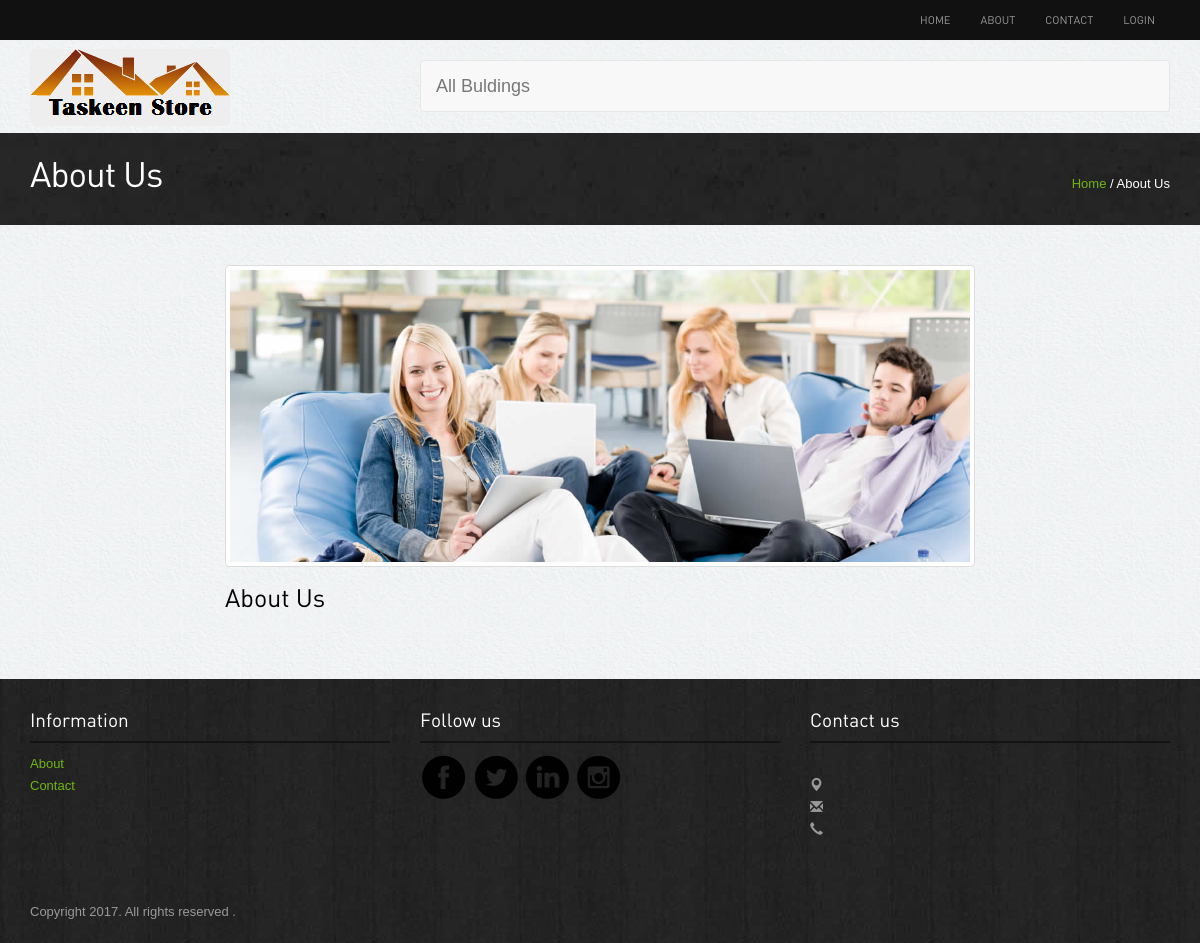
Page /about.php on the earlier database version.
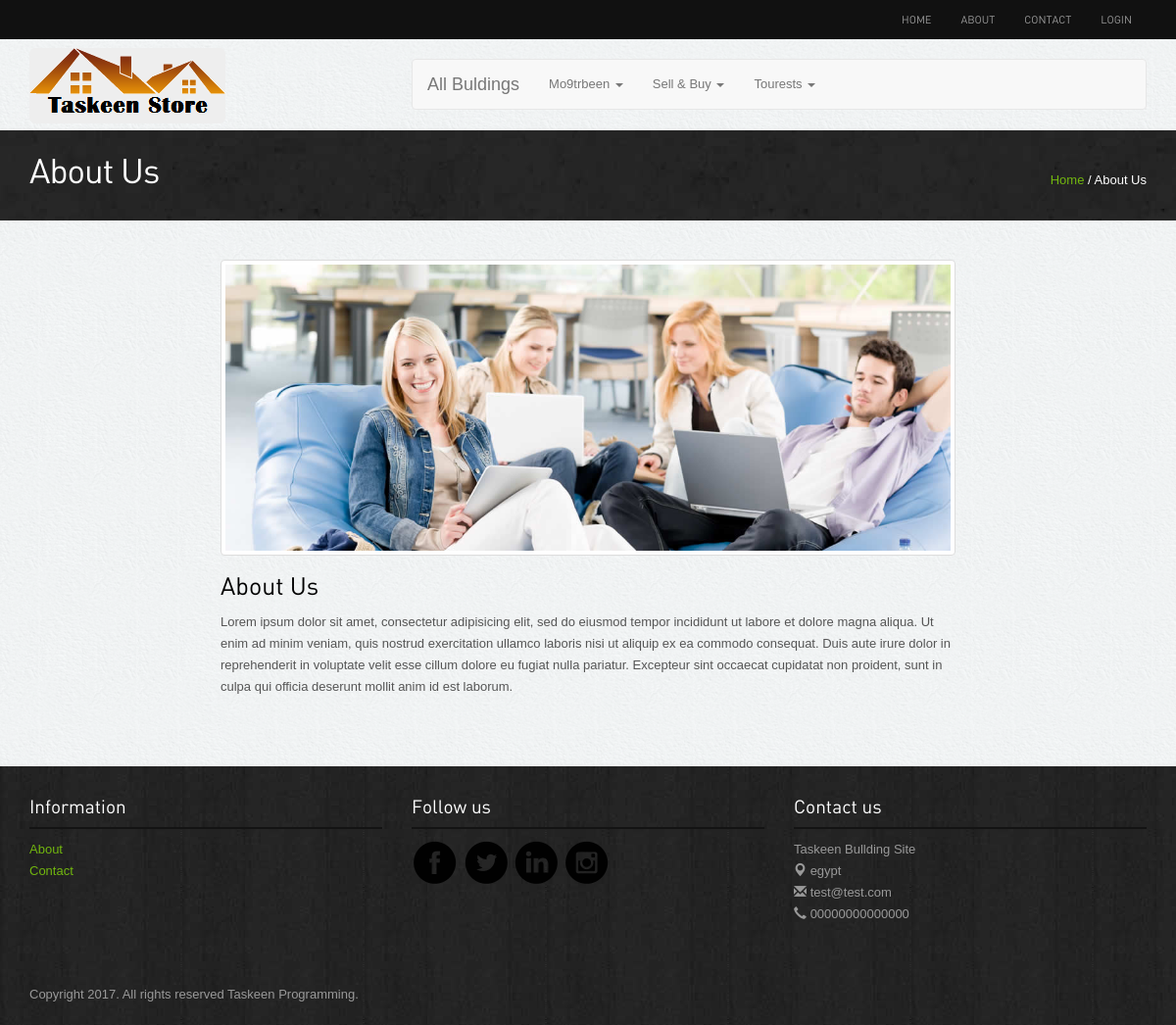
Same page on the later database version.
### tables this page shows
CREATE TABLE `categouries` (
  `id` int(11) NOT NULL,
  `name` varchar(255) NOT NULL
);

CREATE TABLE `sitesetting` (
  `id` int(11) NOT NULL,
  `slug` varchar(50) NOT NULL,
  `nameSetting` varchar(50) NOT NULL,
  `value` text NOT NULL,
  `type` tinyint(4) NOT NULL,
  `created_at` timestamp NOT NULL DEFAULT '0000-00-00 00:00:00',
  `updated_at` timestamp NOT NULL DEFAULT '0000-00-00 00:00:00'
);

### init.php (called while the page is built)
<?php
    include "connect.php";
    include "includes/functions/functions.php";
    include "includes/templates/header.php";
?>

### includes/functions/functions.php (called while the page is built, shortened)
<?php
   function getAllFrom($field, $table, $where = null, $and = null, $orderField = 'id', $ordering = 'ASC', $limit = null)
   {
      global $conn;
      $stmt = $conn->prepare("SELECT $field FROM $table $where $and ORDER BY $orderField $ordering $limit");
      $stmt->execute();
      $all = $stmt->fetchAll();
      return $all;
   }
   function getSetting($settingName = 'siteName')
   {
      global $conn;
      $stmt = $conn->prepare("SELECT value FROM sitesetting WHERE nameSetting = '$settingName'");
      $stmt->execute();
      $all = $stmt->fetch();
      return $all[0];
   }
?>

### about.php (the view, shortened to what the changed rows need)
<?php include'init.php';?>
<div class="inside-banner">
	<div class="container">
		<span class="pull-right"><a href="#">Home</a> / About Us</span>
		<h2>About Us</h2>
	</div>
</div>
<div class="container">
	<div class="spacer">
		<div class="row">
			<div class="col-lg-8 col-lg-offset-2">
				<img alt="realestate" class="img-responsive thumbnail" src="images/about.jpg">
				<h3>About Us</h3>
				<p><?php echo getSetting('siteDesc');?></p>
			</div>
		</div>
	</div>
</div>
<?php include'includes/templates/footer.php';?>

### includes/templates/header.php (shortened to what the changed rows need)
<!DOCTYPE html>
<html lang="en">
<head>
    <link rel="stylesheet" href="assets/bootstrap/css/bootstrap.css" />
    <link rel="stylesheet" href="assets/owl-carousel/owl.carousel.css">
    <link rel="stylesheet" href="assets/owl-carousel/owl.theme.css">
    <link rel="stylesheet" type="text/css" href="assets/slitslider/css/style.css" />
    <link rel="stylesheet" type="text/css" href="assets/slitslider/css/custom.css" />
    <link rel="stylesheet" type="text/css" href="assets/css/sweetalert.css" />
    <link rel="stylesheet" href="assets/css/select2.min.css"/>
    <link rel="stylesheet" href="assets/css/reset.css"/>
    <link rel="stylesheet" href="assets/css/card.css"/>
    <link rel="stylesheet" href="assets/css/AdminLTE.min.css"/>
    <link rel="stylesheet" href="assets/css/styles.css"/>
</head>
<body>
    <div class="navbar-wrapper">
        <div class="navbar-inverse" role="navigation">
            <div class="container">
                <div class="navbar-collapse  collapse">
                    <ul class="nav navbar-nav navbar-right">
                        <?php if (isset($_SESSION['user_mail'])): ?>
                           <li><a href="buldings.php">Add Free Bullding</a></li>
                           <li><a href="profile.php">profile</a></li>
                           <li><a href="logout.php">logout</a></li>
                        <?php else: ?>
                           <li><a href="#" data-target="#loginpop" data-toggle="modal">Login</a></li>
                        <?php endif; ?>
                    </ul>
                </div>
            </div>
        </div>
    </div>
    <div class="container">
        <div class="row">
            <div class="col-md-4">
              <img src="images/taskeen.png" alt="" class="img-rounded" style="margin-top: 9px;">
            </div>
            <div class="col-md-8">
                <nav class="navbar navbar-default" style="margin-top: 20px;">
                    <div class="container-fluid">
                        <div class="navbar-header">
                             <a class="navbar-brand" href="buysalerent.php">All Buldings</a>
                        </div>
                        <div class="collapse navbar-collapse" id="bs-example-navbar-collapse-1">
                            <ul class="nav navbar-nav">
                                <?php
                                $cats = getAllFrom('*', 'categouries', null, null, 'name', 'ASC', null);
                                foreach ($cats as $cat): ?>
                                    <li class="dropdown">
                                        <a href="#" class="dropdown-toggle" data-toggle="dropdown" role="button" aria-haspopup="true" aria-expanded="false"><?php echo $cat['name'] ?> <span class="caret"></span></a>
                                    </li>
                                <?php endforeach; ?>
                            </ul>
                        </div>
                    </div>
                </nav>
            </div>
        </div>
    </div>

### includes/templates/footer.php (shortened to what the changed rows need)
<div class="footer">
   <div class="container">
      <div class="row">
         <div class="col-lg-4 col-sm-3">
            <h4>Information</h4>
            <ul class="row">
               <li class="col-lg-12 col-sm-12 col-xs-3"><a href="about.php">About</a></li>
               <li class="col-lg-12 col-sm-12 col-xs-3"><a href="contact.php">Contact</a></li>
            </ul>
         </div>
            <div class="col-lg-4 col-sm-3">
               <h4>Follow us</h4>
               <a href="<?php echo getSetting('facebook');?>"><img src="images/facebook.png" alt="facebook"></a>
               <a href="<?php echo getSetting('twitter');?>"><img src="images/twitter.png" alt="twitter"></a>
               <a href="<?php echo getSetting('linkedin');?>"><img src="images/linkedin.png" alt="linkedin"></a>
               <a href="<?php echo getSetting('instgram');?>"><img src="images/instagram.png" alt="instagram"></a>
            </div>
            <div class="col-lg-4 col-sm-3">
               <h4>Contact us</h4>
               <p><b><?php echo getSetting();?></b><br>
                  <span class="glyphicon glyphicon-map-marker"></span> <?php echo getSetting('address');?> <br>
                  <span class="glyphicon glyphicon-envelope"></span> <?php echo getSetting('email');?><br>
                  <span class="glyphicon glyphicon-earphone"></span> <?php echo getSetting('sitePhone');?></p>
               </div>
            </div>
            <p class="copyright">Copyright 2017. All rights reserved <?php echo getSetting('copyright');?>.	</p>
         </div></div>
      </body>
      </html>

Differences in the rows shown:
added categouries: name "Mo9trbeen"
added categouries: name "Sell & Buy"
added categouries: name "Tourests"
added sitesetting: value "Lorem ipsum dolor sit amet, consectetur adipisicing elit, sed do eiusmod tempor incididunt ut labore et dolore magna aliqua. Ut enim ad minim veniam, quis nostrud exercitation ullamco laboris nisi ut aliquip ex ea commodo consequat. Duis aute irure dolor in reprehenderit in voluptate velit esse cillum dolore eu fugiat nulla pariatur. Excepteur sint occaecat cupidatat non proident, sunt in culpa qui officia deserunt mollit anim id est laborum."
added sitesetting: value "Taskeen Bullding Site"
added sitesetting: value "egypt"
added sitesetting: value "test@test.com"
added sitesetting: value "00000000000000"
added sitesetting: value "Taskeen Programming"
